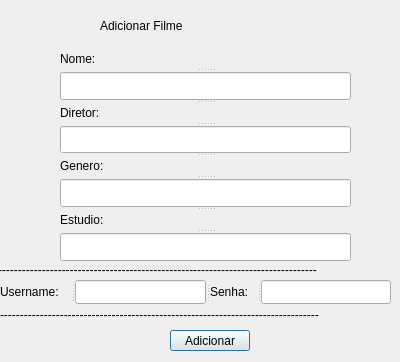
<?xml version="1.0" encoding="UTF-8"?>
<ui version="4.0">
 <class>insert_filme</class>
 <widget class="QDialog" name="insert_filme">
  <property name="geometry">
   <rect>
    <x>0</x>
    <y>0</y>
    <width>400</width>
    <height>362</height>
   </rect>
  </property>
  <property name="windowTitle">
   <string>Dialog</string>
  </property>
  <widget class="QPushButton" name="Button_add">
   <property name="geometry">
    <rect>
     <x>170</x>
     <y>330</y>
     <width>80</width>
     <height>21</height>
    </rect>
   </property>
   <property name="text">
    <string>Adicionar</string>
   </property>
  </widget>
  <widget class="QLabel" name="label_5">
   <property name="geometry">
    <rect>
     <x>100</x>
     <y>10</y>
     <width>211</width>
     <height>31</height>
    </rect>
   </property>
   <property name="styleSheet">
    <string notr="true">font: 900 italic 20pt &quot;Segoe UI&quot;;
color: rgb(0, 0, 0);</string>
   </property>
   <property name="text">
    <string>Adicionar Filme</string>
   </property>
  </widget>
  <widget class="QSplitter" name="splitter">
   <property name="geometry">
    <rect>
     <x>60</x>
     <y>50</y>
     <width>291</width>
     <height>211</height>
    </rect>
   </property>
   <property name="orientation">
    <enum>Qt::Vertical</enum>
   </property>
   <widget class="QLabel" name="label">
    <property name="text">
     <string>Nome:</string>
    </property>
   </widget>
   <widget class="QLineEdit" name="line_nome"/>
   <widget class="QLabel" name="label_2">
    <property name="text">
     <string>Diretor:</string>
    </property>
   </widget>
   <widget class="QLineEdit" name="line_diretor"/>
   <widget class="QLabel" name="label_3">
    <property name="text">
     <string>Genero:</string>
    </property>
   </widget>
   <widget class="QLineEdit" name="line_genero"/>
   <widget class="QLabel" name="label_4">
    <property name="text">
     <string>Estudio:</string>
    </property>
   </widget>
   <widget class="QLineEdit" name="line_estudio"/>
  </widget>
  <widget class="QLabel" name="label_6">
   <property name="geometry">
    <rect>
     <x>-2</x>
     <y>260</y>
     <width>401</width>
     <height>20</height>
    </rect>
   </property>
   <property name="text">
    <string>--------------------------------------------------------------------------------</string>
   </property>
  </widget>
  <widget class="QLabel" name="label_9">
   <property name="geometry">
    <rect>
     <x>0</x>
     <y>310</y>
     <width>401</width>
     <height>10</height>
    </rect>
   </property>
   <property name="text">
    <string>--------------------------------------------------------------------------------</string>
   </property>
  </widget>
  <widget class="QSplitter" name="splitter_2">
   <property name="geometry">
    <rect>
     <x>0</x>
     <y>280</y>
     <width>391</width>
     <height>24</height>
    </rect>
   </property>
   <property name="orientation">
    <enum>Qt::Horizontal</enum>
   </property>
   <widget class="QLabel" name="label_7">
    <property name="text">
     <string>Username:</string>
    </property>
   </widget>
   <widget class="QLineEdit" name="line_username"/>
   <widget class="QLabel" name="label_8">
    <property name="text">
     <string>Senha:</string>
    </property>
   </widget>
   <widget class="QLineEdit" name="line_senha">
    <property name="echoMode">
     <enum>QLineEdit::Password</enum>
    </property>
   </widget>
  </widget>
 </widget>
 <resources/>
 <connections/>
</ui>
